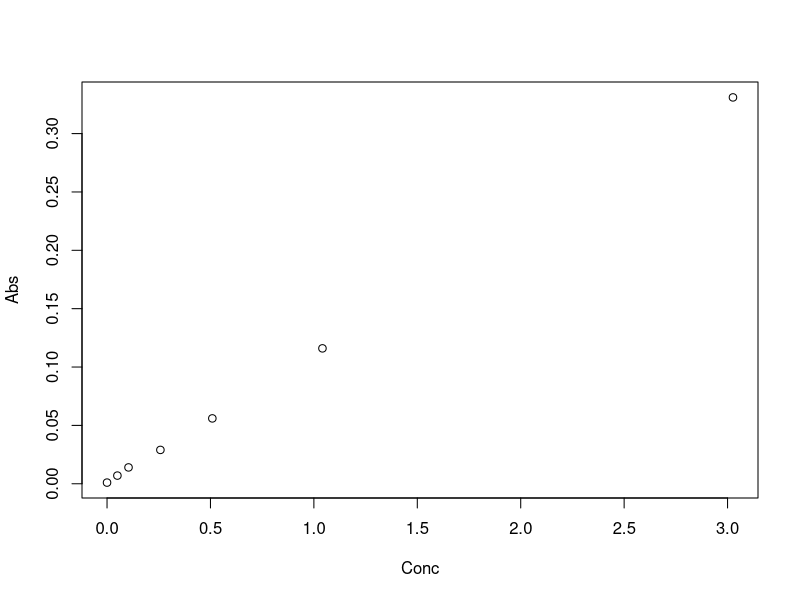
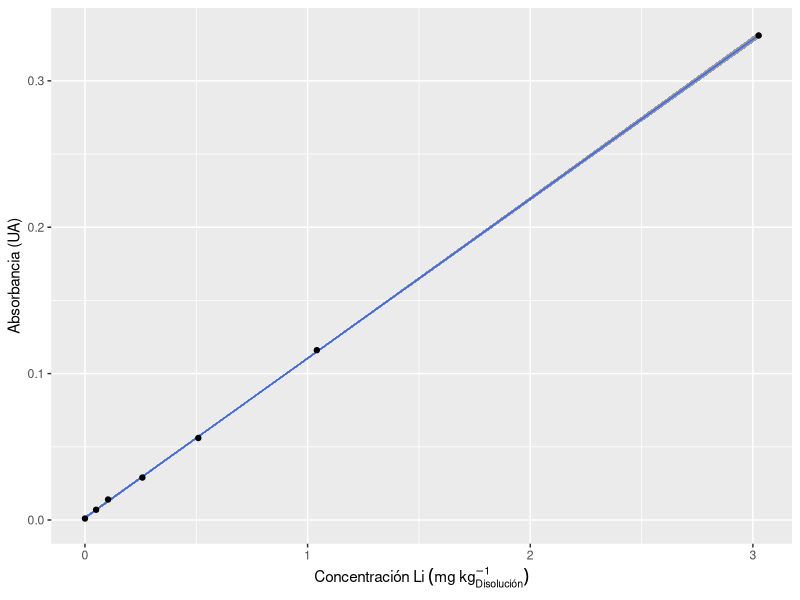
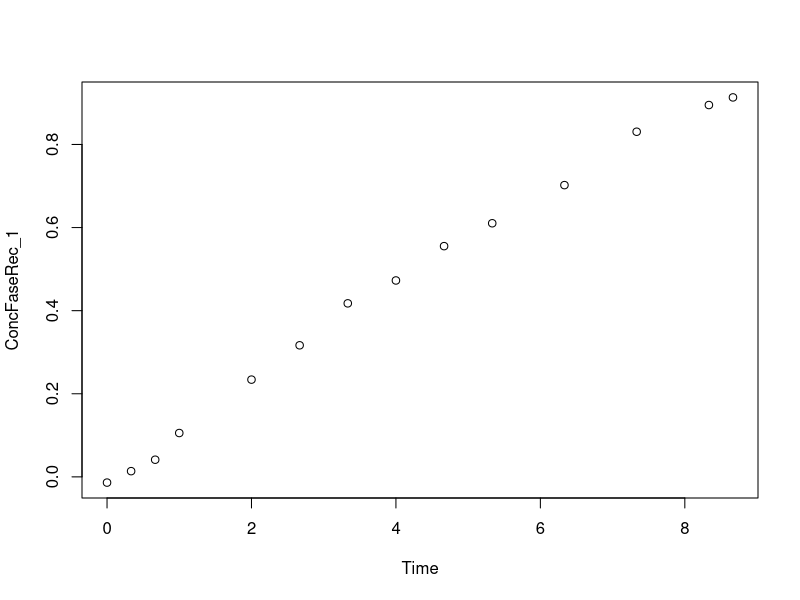
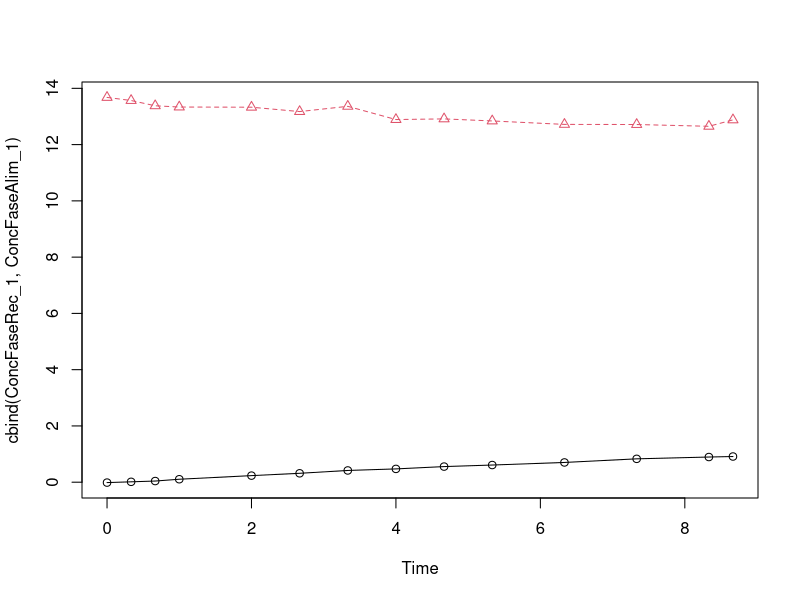
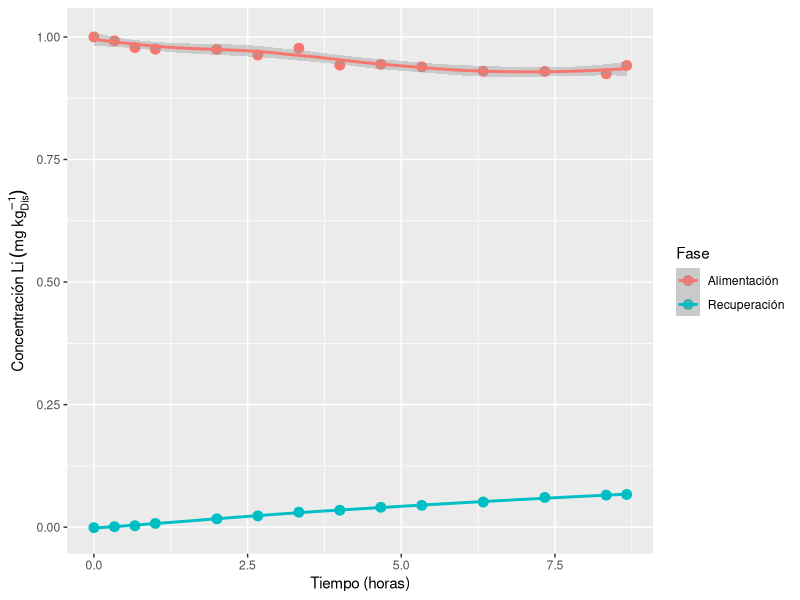
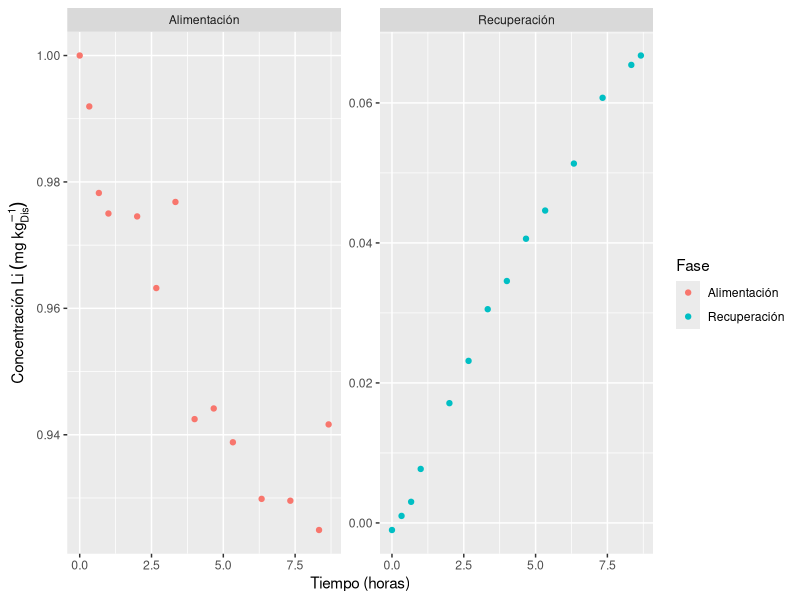

Source code (R) for these figures, in order:
library(ggplot2)
cStock<-109.0*0.187872*0.99/0.1004535
cStock1_20 <- cStock * 5.0167/100.0724
mStock<-c(0,0.1481,0.3082,0.7588,1.4906,3.0976,8.9740, 18.0127, 24.9839)
mFinal<-c(30, 29.9188, 30.0320, 29.7629, 29.6242, 30.0918, 30.0026, 30.0732, 30.1446)

ConcCurva <- mStock *cStock1_20 / mFinal
AbsCurva <- c(0.001,0.007,0.014,0.029,0.056,0.116,0.331,0.627,0.790)

#sdAbsCurva <-c()
Curva<-data.frame(Conc=ConcCurva[1:7], Abs=AbsCurva[1:7])

summary(lm(Abs~Conc, data=data.frame(Conc=ConcCurva, Abs=AbsCurva)))
summary(lm(Abs~Conc, data=data.frame(Conc=ConcCurva[1:8], Abs=AbsCurva[1:8])))
summary(lm(Abs~Conc, data=data.frame(Conc=ConcCurva[1:7], Abs=AbsCurva[1:7])))



plot(Curva)
ggplot(data=Curva, aes(x=Conc,y=Abs)) + geom_smooth(method='lm',alpha=0.999,size=0.5) + 
  geom_point() + 
  labs(x=expression(Concentración~Li~(mg~kg[Disolución]^-1)), y="Absorbancia (UA)")

CurvaEq <- (lm(Abs~Conc, data=Curva))
summary(CurvaEq)


dilFaseAlim_1<-c(0.4911/4.9953,0.4879/4.9566,0.4840/4.9512,0.4900/5.3730,0.4803/4.7938,
                   0.4887/4.8881,0.4886/4.7573,0.4717/5.0378,0.4907/4.9490,0.4870/4.9549,
                   0.4761/5.3853,0.4878/4.8437,0.4881/5.0773,0.4989/4.9126)#,0.4911/5.1591,
                   #0.4982/5.1750)
                   
AbsFaseAlim_1<-c(0.148,0.147,0.144,0.134,0.147,0.145,0.151,0.133,0.141,0.139,0.124,0.141,0.134,0.144)
ConcFaseAlim_1<-(AbsFaseAlim_1-CurvaEq$coefficients[1])/CurvaEq$coefficients[2]/dilFaseAlim_1

AbsFaseRec_1<-c(0.000,0.003,0.006,0.013,0.027,0.036,0.047,0.053,0.062,0.068,0.078,0.092,0.099,0.101)
ConcFaseRec_1<-(AbsFaseRec_1-CurvaEq$coefficients[1])/CurvaEq$coefficients[2]

Time <- c(0,20,40,60,120,160,200,240,280,320,380,440,500,520)/60
plot(Time, ConcFaseRec_1)

matplot(Time, cbind(ConcFaseRec_1,ConcFaseAlim_1), type="o", pch = c(1,2))

transporte<-data.frame(Tiempo=c(Time,Time), Conc=c(ConcFaseAlim_1,ConcFaseRec_1)/max(ConcFaseAlim_1), 
                       Fase=rep(c("Alimentación", "Recuperación"), each=length(Time)))
ggplot(data=transporte, aes(x=Tiempo,y=Conc, group=Fase)) + #geom_smooth(alpha=0.999,size=0.5) + 
  geom_point(size = 3, aes(color=Fase)) + labs(y=expression(Concentración~Li~(mg~kg[Dis]^-1)), x="Tiempo (horas)") +
  geom_smooth(aes(color=Fase))

ggplot(data=transporte, aes(x=Tiempo,y=Conc, group=Fase)) + #geom_smooth(alpha=0.999,size=0.5) + 
  geom_point(aes(color=Fase)) + labs(y=expression(Concentración~Li~(mg~kg[Dis]^-1)), x="Tiempo (horas)")+ 
  facet_wrap(. ~ Fase, scales = "free")
